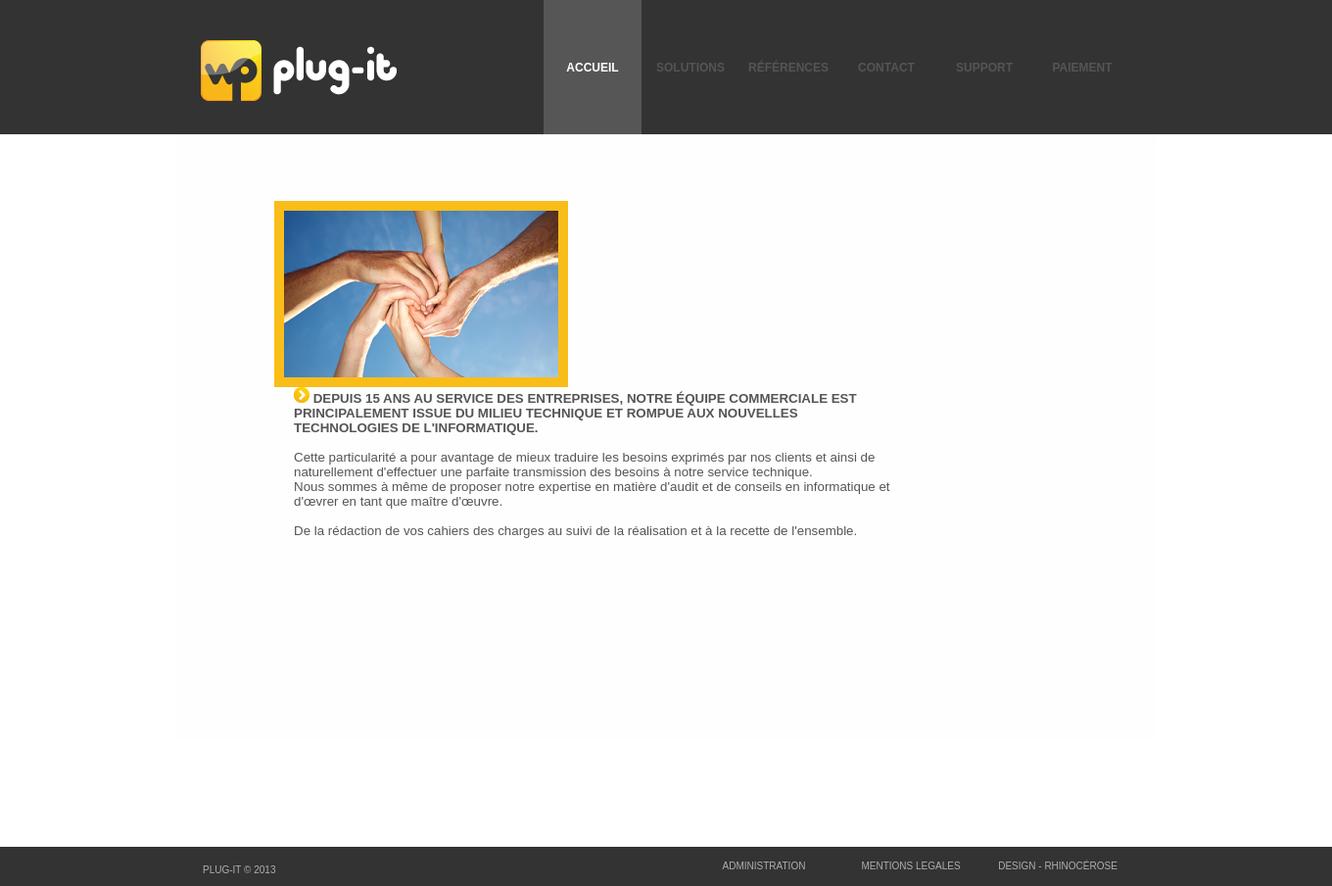
Before: /index.php?page=accueil&sub=conseil with the older database file.
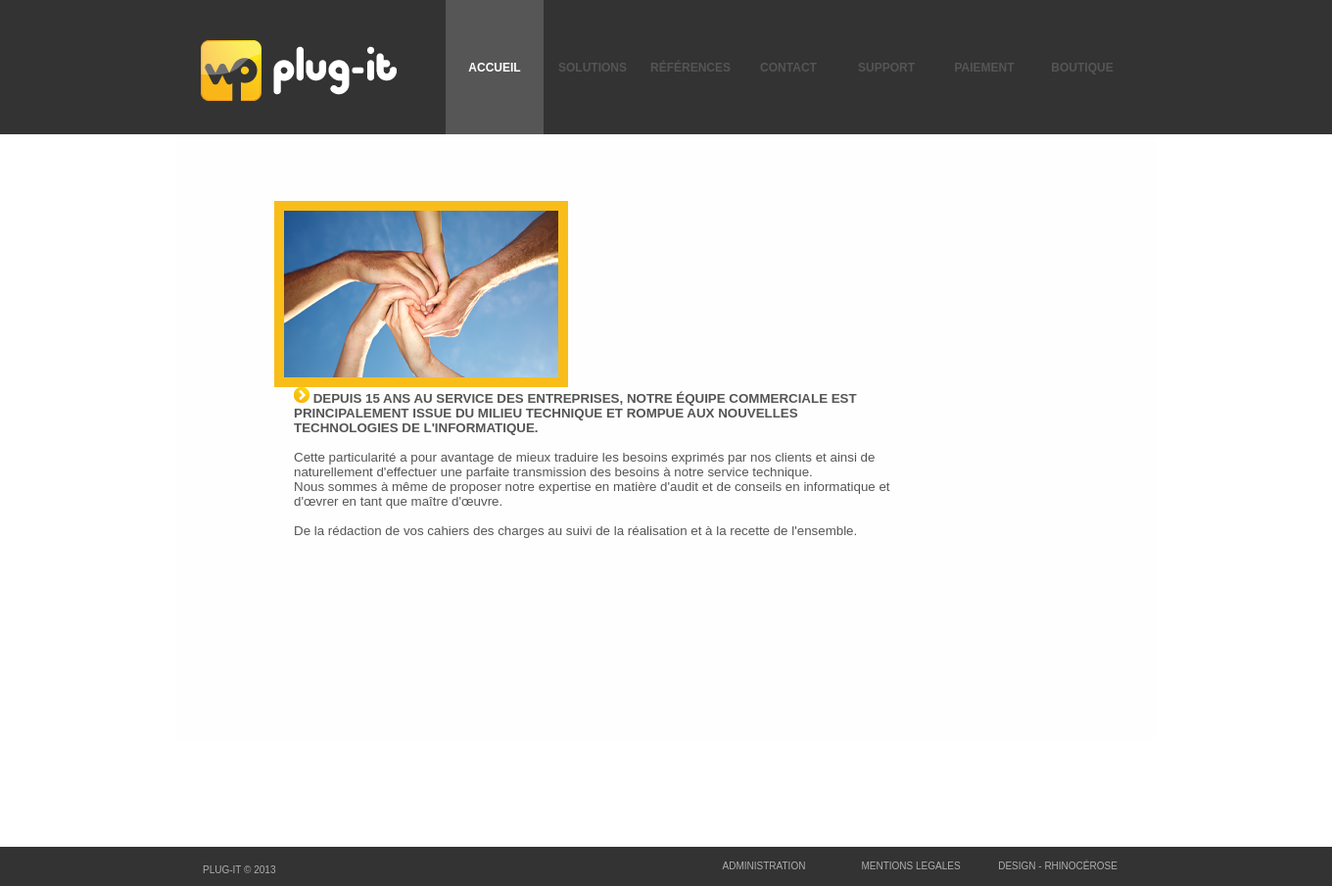
After: the same page with the newer database file.
### tables this page shows
CREATE TABLE IF NOT EXISTS `menu` (
  `id` int(11) NOT NULL AUTO_INCREMENT,
  `interne` tinyint(1) NOT NULL,
  `active` tinyint(1) NOT NULL,
  `nom` varchar(50) NOT NULL,
  `baseName` varchar(50) NOT NULL,
  `position` int(11) NOT NULL,
  `lien` varchar(255) NOT NULL,
  `meta` text NOT NULL,
  PRIMARY KEY (`id`)
);

### connexionbddplugit.class.php (called while the page is built, shortened)
<?php
class connexionbddplugit
{
	private static $connexion = null;
	public static function getInstance ()
	{
		if (is_null(self::$connexion))
		{
			try
			{
				$connexion = new PDO('mysql:host=localhost;dbname=plugit','root','');
			} catch ( Exception $e )
			{
			echo "Connection à MySQL impossible : ", $e->getMessage();
			die();
			}
			$connexion->setAttribute(PDO::ATTR_ERRMODE, PDO::ERRMODE_EXCEPTION);
			$connexion->setAttribute(PDO::ATTR_EMULATE_PREPARES, false);
			$connexion->exec("SET CHARACTER SET utf8");
		}
		return $connexion;
	}
}
?>

### Include/common/Banniere.php (the view, shortened to what this page needs)
<div>
	<div style="margin-left:auto; width:950px; margin-right:auto"><a style="text-decoration:none;border:none;" href="index.php?page=accueil"><img src="images/logotype_plug_it.png" style="position:absolute; float:left; bottom:25%; "/></a>
	<table style="position:relative; float:right; margin-left:10px;" height="137px" class="menu" cellspacing="0">
		<tr>
		<?php
		require_once('./connexionbddplugit.class.php');
		try
		{
			$rq = connexionbddplugit::getInstance()->query("SELECT * FROM menu ORDER BY position");
			while($ar=$rq->fetch())
			{
				if($ar['active'] == true)
				{
					echo '<td onclick="location.href=\''.$ar['lien'].'\'"';
					$bdd = connexionbddplugit::getInstance();
					$rq2 = $bdd->prepare("SELECT count(id) as nbr FROM sousmenu WHERE menu=?");
					$rq2->execute(array($ar['id']));
					$ar2=$rq2->fetch();
					if($ar2['nbr'] > 0)
					{
						echo 'onmouseover="display_menu('.$ar['id'].','.$ar['position'].');" onmouseout="undisplay_menu('.$ar['id'].');"';
					}
						if($ar['interne'] and $_GET['page'] == $ar['baseName'])
							echo 'class="menu_selected"';
						else
							echo 'class="menu_unselected"';
					echo ' id="menu_'.$ar['id'].'" >'.$ar['nom'].'</td>';
				}
			}
		} catch ( Exception $e ) {
			echo "Une erreur est survenue : ".$e->getMessage();
		}
		?>
		</tr>
	</table></div>
</div>

Changed rows visible on the page:
now on this page (row edited): menu: nom "BOUTIQUE"
